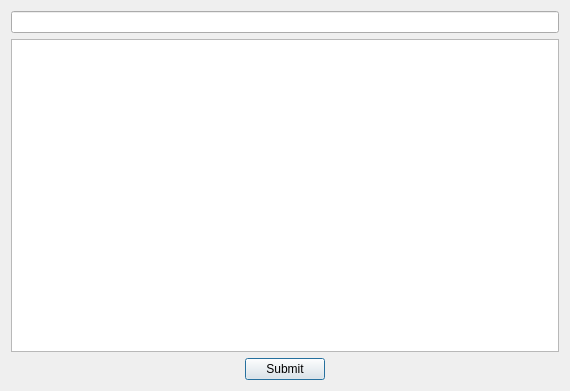
<?xml version="1.0" encoding="UTF-8"?>
<ui version="4.0">
 <class>CommentDialog</class>
 <widget class="QDialog" name="CommentDialog">
  <property name="geometry">
   <rect>
    <x>0</x>
    <y>0</y>
    <width>570</width>
    <height>391</height>
   </rect>
  </property>
  <property name="windowTitle">
   <string>CommentDialog</string>
  </property>
  <layout class="QVBoxLayout" name="verticalLayout">
   <item>
    <widget class="QLineEdit" name="lineEdit"/>
   </item>
   <item>
    <widget class="QTextEdit" name="textEdit"/>
   </item>
   <item alignment="Qt::AlignHCenter">
    <widget class="QPushButton" name="submitButton">
     <property name="text">
      <string>Submit</string>
     </property>
    </widget>
   </item>
  </layout>
 </widget>
 <resources/>
 <connections/>
</ui>
